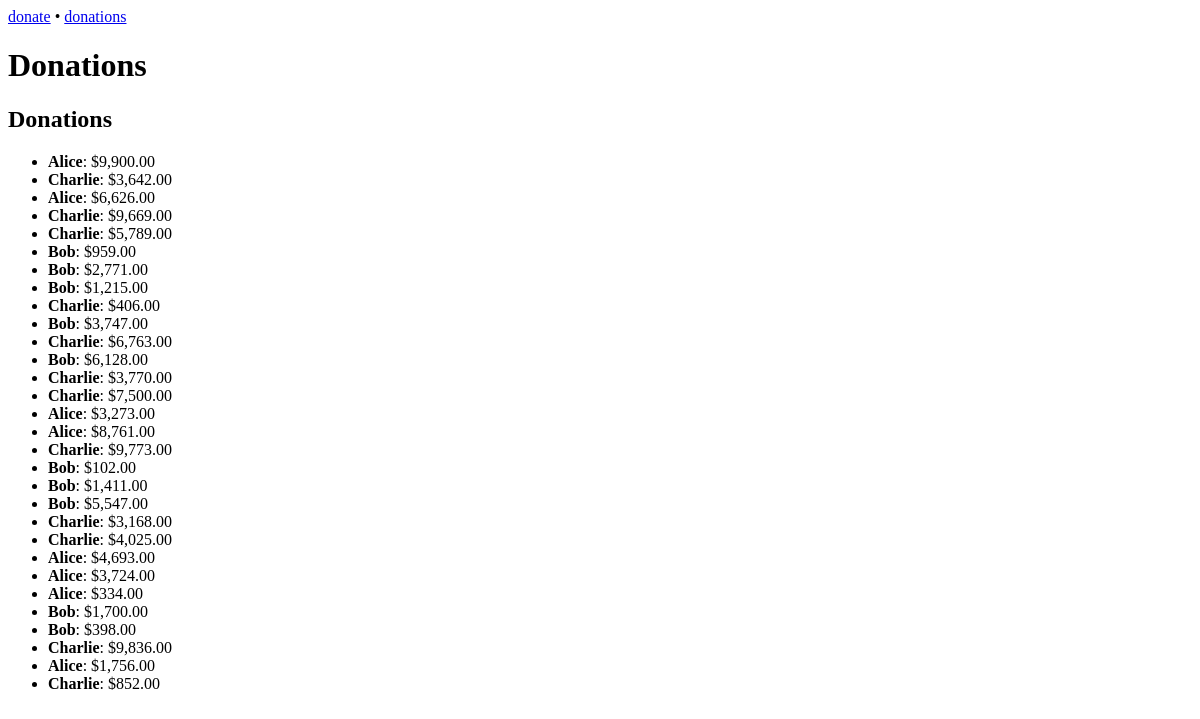
/donations/, run on an earlier commit of the app's database.
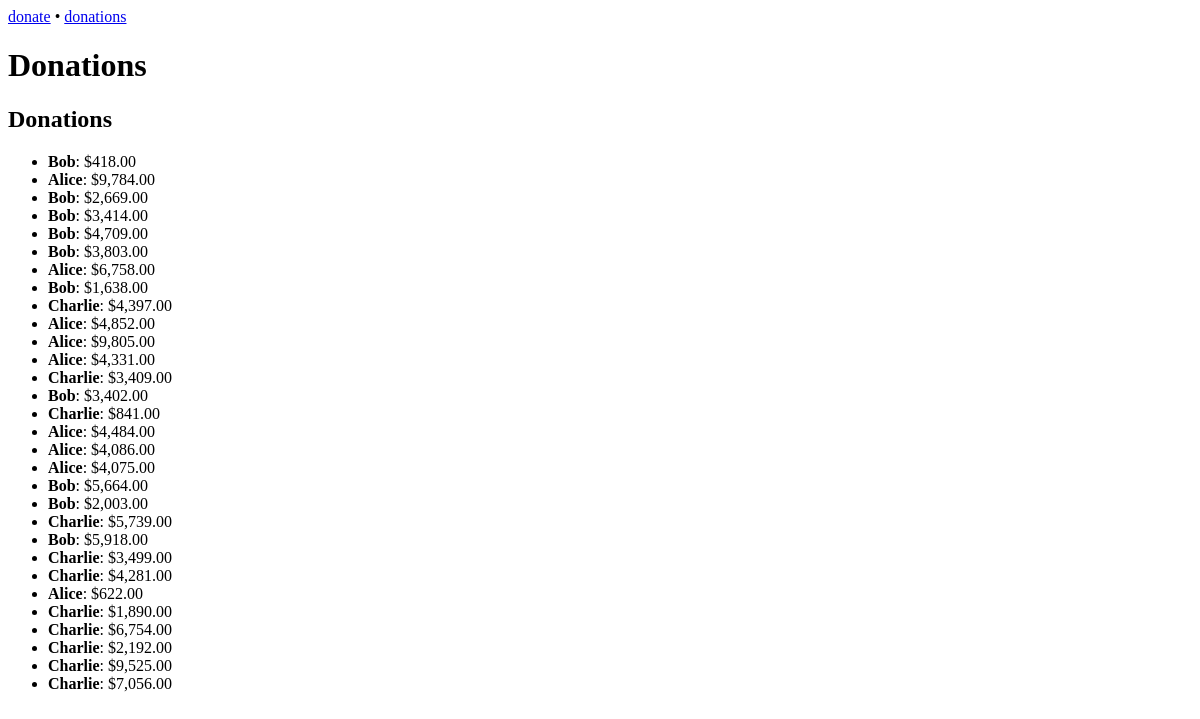
And on a later commit of the database.
### model.py (models this page shows)
class BaseModel(Model):
    class Meta:
        database = db

class Donation(BaseModel):
    value = IntegerField()
    donor = ForeignKeyField(Donor, backref='donations')

class Donor(BaseModel):
    name = CharField(max_length=255, unique=True)

### main.py (the view)
@app.route('/donations/')
def all():
    donations = Donation.select()
    return render_template('donations.jinja2', donations=donations)

### templates/donations.jinja2
{% extends 'base.jinja2' %}
{% block subtitle %}Donations{% endblock subtitle %}
{% block content %}
<ul>
    {% for donation in donations %}
        <li><b>{{ donation.donor.name }}</b>: {{ "${:,.2f}".format(donation.value) }}</li>
    {% endfor %}
</ul>
{% endblock content %}

### templates/base.jinja2 (shortened to what this page needs)
<html>
<head>
</head>
<nav> <a href="/donate/">donate</a> &bull;
    <a href="/donations/">donations</a>
</nav>
<body>
	<h1>Donations</h1>
	<h2>{% block subtitle %} {% endblock subtitle %}</h2>
	{% block content %} {% endblock content %}
</body>
</html>

What changed in the data, as far as the page shows it:
changed Donation (number 1 of 30 on the later page): donor.name "Alice" → "Bob"; value "$9,900.00" → "$418.00"
changed Donation (number 2 of 30 on the later page): donor.name "Charlie" → "Alice"; value "$3,642.00" → "$9,784.00"
changed Donation (number 3 of 30 on the later page): donor.name "Alice" → "Bob"; value "$6,626.00" → "$2,669.00"
changed Donation (number 4 of 30 on the later page): donor.name "Charlie" → "Bob"; value "$9,669.00" → "$3,414.00"
changed Donation (number 5 of 30 on the later page): donor.name "Charlie" → "Bob"; value "$5,789.00" → "$4,709.00"
changed Donation (number 6 of 30 on the later page): value "$959.00" → "$3,803.00"
changed Donation (number 7 of 30 on the later page): donor.name "Bob" → "Alice"; value "$2,771.00" → "$6,758.00"
changed Donation (number 8 of 30 on the later page): value "$1,215.00" → "$1,638.00"
changed Donation (number 9 of 30 on the later page): value "$406.00" → "$4,397.00"
changed Donation (number 10 of 30 on the later page): donor.name "Bob" → "Alice"; value "$3,747.00" → "$4,852.00"
changed Donation (number 11 of 30 on the later page): donor.name "Charlie" → "Alice"; value "$6,763.00" → "$9,805.00"
changed Donation (number 12 of 30 on the later page): donor.name "Bob" → "Alice"; value "$6,128.00" → "$4,331.00"
changed Donation (number 13 of 30 on the later page): value "$3,770.00" → "$3,409.00"
changed Donation (number 14 of 30 on the later page): donor.name "Charlie" → "Bob"; value "$7,500.00" → "$3,402.00"
changed Donation (number 15 of 30 on the later page): donor.name "Alice" → "Charlie"; value "$3,273.00" → "$841.00"
changed Donation (number 16 of 30 on the later page): value "$8,761.00" → "$4,484.00"
changed Donation (number 17 of 30 on the later page): donor.name "Charlie" → "Alice"; value "$9,773.00" → "$4,086.00"
changed Donation (number 18 of 30 on the later page): donor.name "Bob" → "Alice"; value "$102.00" → "$4,075.00"
changed Donation (number 19 of 30 on the later page): value "$1,411.00" → "$5,664.00"
changed Donation (number 20 of 30 on the later page): value "$5,547.00" → "$2,003.00"
changed Donation (number 21 of 30 on the later page): value "$3,168.00" → "$5,739.00"
changed Donation (number 22 of 30 on the later page): donor.name "Charlie" → "Bob"; value "$4,025.00" → "$5,918.00"
changed Donation (number 23 of 30 on the later page): donor.name "Alice" → "Charlie"; value "$4,693.00" → "$3,499.00"
changed Donation (number 24 of 30 on the later page): donor.name "Alice" → "Charlie"; value "$3,724.00" → "$4,281.00"
changed Donation (number 25 of 30 on the later page): value "$334.00" → "$622.00"
changed Donation (number 26 of 30 on the later page): donor.name "Bob" → "Charlie"; value "$1,700.00" → "$1,890.00"
changed Donation (number 27 of 30 on the later page): donor.name "Bob" → "Charlie"; value "$398.00" → "$6,754.00"
changed Donation (number 28 of 30 on the later page): value "$9,836.00" → "$2,192.00"
changed Donation (number 29 of 30 on the later page): donor.name "Alice" → "Charlie"; value "$1,756.00" → "$9,525.00"
changed Donation (number 30 of 30 on the later page): value "$852.00" → "$7,056.00"
